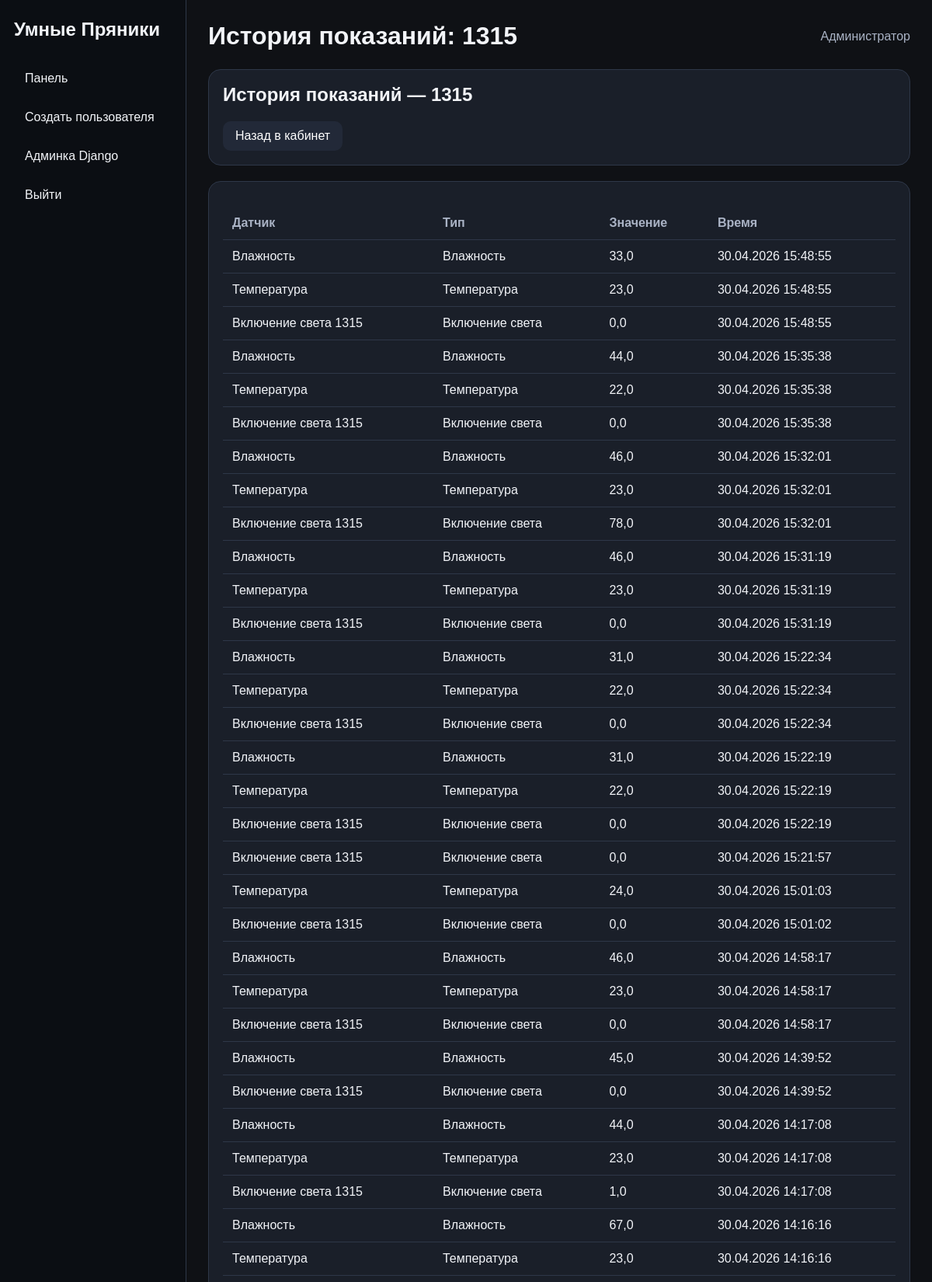
The page /dashboard/room/1/history/ (signed in, upper part) on the database its author committed.
### university/models.py (models this page shows, shortened)
class Room(models.Model):
    name = models.CharField("Название кабинета", max_length=50)
    floor = models.IntegerField("Этаж")
    chairs = models.IntegerField("Количество стульев", default=0)
    desks = models.IntegerField("Количество парт", default=0)
    computers = models.IntegerField("Количество компьютеров", default=0)
    windows = models.IntegerField("Количество окон", default=0)
    description = models.TextField("Описание кабинета", blank=True)
    window_open = models.BooleanField("Окна открыты", default=False)
    conditioners = models.IntegerField("Количество кондиционеров", default=0)
    class Meta:
        verbose_name = "Кабинет"
        verbose_name_plural = "Кабинеты"

class SensorData(models.Model):
    sensor = models.ForeignKey(
        Sensor,
        verbose_name="Датчик",
        on_delete=models.CASCADE,
    )
    value = models.FloatField("Значение")
    created_at = models.DateTimeField("Время записи", auto_now_add=True)
    class Meta:
        verbose_name = "Показание датчика"
        verbose_name_plural = "Показания датчиков"
        ordering = ("-created_at",)

class Sensor(models.Model):
    STATUS_CHOICES = [
        ("active", "Работает"),
        ("error", "Ошибка"),
        ("disabled", "Выключен"),
    ]
    room = models.ForeignKey(
        Room,
        verbose_name="Кабинет",
        on_delete=models.CASCADE,
    )
    sensor_type = models.ForeignKey(
        SensorType,
        verbose_name="Тип датчика",
        on_delete=models.CASCADE,
    )
    name = models.CharField("Название датчика", max_length=100)
    status = models.CharField(
        "Статус",
        max_length=20,
        choices=STATUS_CHOICES,
        default="active",
    )
    last_value = models.FloatField("Последнее значение", null=True, blank=True)
    last_updated = models.DateTimeField("Время последнего обновления", auto_now=True)
    class Meta:
        verbose_name = "Датчик"
        verbose_name_plural = "Датчики"

class SensorType(models.Model):
    name = models.CharField("Название типа датчика", max_length=100)
    class Meta:
        verbose_name = "Тип датчика"
        verbose_name_plural = "Типы датчиков"

### university/views.py (the view)
# urls.py: path("dashboard/room/<int:room_id>/history/", views.room_history, name="room_history"),
@moderator_or_admin_required
def room_history(request, room_id):
    room = get_object_or_404(Room, pk=room_id)
    history = (
        SensorData.objects.filter(sensor__room=room)
        .select_related("sensor", "sensor__sensor_type")
        .order_by("-created_at")[:100]
    )
    context = {
        "room": room,
        "history": history,
        "title": f"История показаний: {room.name}",
    }
    return render(request, "dashboard/history.html", context)

### university/context_processors.py (called while the page is built, shortened)
def unread_notification_popup(request):
    if not request.user.is_authenticated:
        return {"popup_notifications": []}
    if request.session.get("notifications_popup_shown") is True:
        return {"popup_notifications": []}

### university/templates/dashboard/history.html
{% extends "dashboard/base.html" %}
{% block content %}
<div class="card">
    <h2>История показаний — {{ room.name }}</h2>
    <div class="actions">
        <a class="btn btn-secondary" href="{% url 'university:room_detail' room.id %}">Назад в кабинет</a>
    </div>
</div>
<div class="card" style="margin-top: 20px;">
    <table>
        <thead>
            <tr>
                <th>Датчик</th>
                <th>Тип</th>
                <th>Значение</th>
                <th>Время</th>
            </tr>
        </thead>
        <tbody>
            {% for item in history %}
                <tr>
                    <td>{{ item.sensor.name }}</td>
                    <td>{{ item.sensor.sensor_type.name }}</td>
                    <td>{{ item.value }}</td>
                    <td>{{ item.created_at|date:"d.m.Y H:i:s" }}</td>
                </tr>
            {% empty %}
                <tr>
                    <td colspan="4">История пуста.</td>
                </tr>
            {% endfor %}
        </tbody>
    </table>
</div>
{% endblock %}

### university/templates/dashboard/base.html (style rules this page uses)
:root { --bg: #0f1115; --card: #1a1f29; --card-2: #222938; --text: #f2f4f8; --muted: #aab3c5; --accent: #5aa9ff; --ok: #38c172; --warn: #f2c94c; --bad: #ff6b6b; --border: #2e3748; }
* { box-sizing: border-box; }
body { margin: 0; font-family: Arial, sans-serif; background: var(--bg); color: var(--text); }
.card { background: var(--card); border: 1px solid var(--border); border-radius: 16px; padding: 18px; }
.card h3, .card h2, .card h1 { margin-top: 0; }
.btn { display: inline-block; padding: 10px 16px; border-radius: 10px; background: var(--accent); color: white; text-decoration: none; border: none; cursor: pointer; }
.btn-secondary { background: var(--card-2); }
.actions { display: flex; gap: 10px; flex-wrap: wrap; margin-top: 12px; }
table { width: 100%; border-collapse: collapse; margin-top: 14px; }
th, td { padding: 12px; border-bottom: 1px solid var(--border); text-align: left; }
th { color: var(--muted); }

### rows shown on the page
Room: name "1315"
SensorData: sensor.name "Влажность", sensor.sensor_type.name "Влажность", value "33,0", created_at "30.04.2026 15:48:55"
SensorData: sensor.name "Температура", sensor.sensor_type.name "Температура", value "23,0", created_at "30.04.2026 15:48:55"
SensorData: sensor.name "Включение света 1315", sensor.sensor_type.name "Включение света", value "0,0", created_at "30.04.2026 15:48:55"
SensorData: sensor.name "Влажность", sensor.sensor_type.name "Влажность", value "44,0", created_at "30.04.2026 15:35:38"
SensorData: sensor.name "Температура", sensor.sensor_type.name "Температура", value "22,0", created_at "30.04.2026 15:35:38"
SensorData: sensor.name "Включение света 1315", sensor.sensor_type.name "Включение света", value "0,0", created_at "30.04.2026 15:35:38"
SensorData: sensor.name "Влажность", sensor.sensor_type.name "Влажность", value "46,0", created_at "30.04.2026 15:32:01"
SensorData: sensor.name "Температура", sensor.sensor_type.name "Температура", value "23,0", created_at "30.04.2026 15:32:01"
SensorData: sensor.name "Включение света 1315", sensor.sensor_type.name "Включение света", value "78,0", created_at "30.04.2026 15:32:01"
SensorData: sensor.name "Влажность", sensor.sensor_type.name "Влажность", value "46,0", created_at "30.04.2026 15:31:19"
SensorData: sensor.name "Температура", sensor.sensor_type.name "Температура", value "23,0", created_at "30.04.2026 15:31:19"
SensorData: sensor.name "Включение света 1315", sensor.sensor_type.name "Включение света", value "0,0", created_at "30.04.2026 15:31:19"
SensorData: sensor.name "Влажность", sensor.sensor_type.name "Влажность", value "31,0", created_at "30.04.2026 15:22:34"
SensorData: sensor.name "Температура", sensor.sensor_type.name "Температура", value "22,0", created_at "30.04.2026 15:22:34"
SensorData: sensor.name "Включение света 1315", sensor.sensor_type.name "Включение света", value "0,0", created_at "30.04.2026 15:22:34"
SensorData: sensor.name "Влажность", sensor.sensor_type.name "Влажность", value "31,0", created_at "30.04.2026 15:22:19"
SensorData: sensor.name "Температура", sensor.sensor_type.name "Температура", value "22,0", created_at "30.04.2026 15:22:19"
SensorData: sensor.name "Включение света 1315", sensor.sensor_type.name "Включение света", value "0,0", created_at "30.04.2026 15:22:19"
SensorData: sensor.name "Включение света 1315", sensor.sensor_type.name "Включение света", value "0,0", created_at "30.04.2026 15:21:57"
SensorData: sensor.name "Температура", sensor.sensor_type.name "Температура", value "24,0", created_at "30.04.2026 15:01:03"
SensorData: sensor.name "Включение света 1315", sensor.sensor_type.name "Включение света", value "0,0", created_at "30.04.2026 15:01:02"
SensorData: sensor.name "Влажность", sensor.sensor_type.name "Влажность", value "46,0", created_at "30.04.2026 14:58:17"
SensorData: sensor.name "Температура", sensor.sensor_type.name "Температура", value "23,0", created_at "30.04.2026 14:58:17"
SensorData: sensor.name "Включение света 1315", sensor.sensor_type.name "Включение света", value "0,0", created_at "30.04.2026 14:58:17"
SensorData: sensor.name "Влажность", sensor.sensor_type.name "Влажность", value "45,0", created_at "30.04.2026 14:39:52"
SensorData: sensor.name "Включение света 1315", sensor.sensor_type.name "Включение света", value "0,0", created_at "30.04.2026 14:39:52"
SensorData: sensor.name "Влажность", sensor.sensor_type.name "Влажность", value "44,0", created_at "30.04.2026 14:17:08"
SensorData: sensor.name "Температура", sensor.sensor_type.name "Температура", value "23,0", created_at "30.04.2026 14:17:08"
SensorData: sensor.name "Включение света 1315", sensor.sensor_type.name "Включение света", value "1,0", created_at "30.04.2026 14:17:08"
SensorData: sensor.name "Влажность", sensor.sensor_type.name "Влажность", value "67,0", created_at "30.04.2026 14:16:16"
SensorData: sensor.name "Температура", sensor.sensor_type.name "Температура", value "23,0", created_at "30.04.2026 14:16:16"

### other values the page prints
{{ title|default:"Панель администратора" }} "История показаний: 1315"
